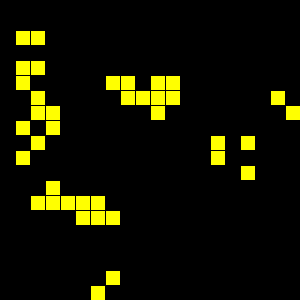
Frame 1 (no input)
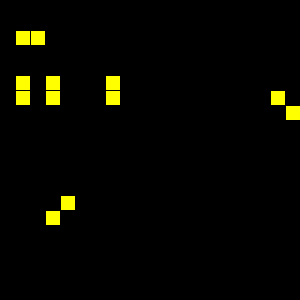
Frame 60 (the mouse pressed at the canvas centre just before this capture)
Frame 120 (the mouse held since frame 60 and released just before this capture): identical to frame 60, image omitted

The Processing sketch that drew these frames (run headless with seeded random() and noise(); from frame 60 on, the mouse is pressed at the canvas centre):

// Processing sketch: conway
// ── conway.pde
class Agent {
  int state, next_state;
  
  Agent() {
    if (random(1.0) < 0.1) {
      state = 1;
    } else {
      state = 0;
    }
  }
  
  void step(int ns) {
    next_state = state;
    if (state == 0 && ns == 3) {
      next_state = 1;
    } else {
      if (state == 1 && (ns < 2 || ns > 3)) {
        next_state = 0;
      }
    }
  }
  
  void advance() {
    state = next_state;
  }
  
  void draw(int i, int j) {
    if (state == 0) {
      fill(color(0,0,0));
    } else {
      fill(color(255,255,0));
    }
    
    rect(i * width/20, j * height/20, width/20, height/20);
  }
}



Agent a[][];

void setup() {
  size(300,300);
  
  a = new Agent[20][20];
  
  for (int i = 0; i < 20; i++) {
    for (int j = 0; j < 20; j++) {
      a[i][j] = new Agent();
    }
  }
  
}

void draw() {
  background(204);
  
  for (int i = 0; i < 20; i++) {
    for (int j = 0; j < 20; j++) {
      int ns = 0;
      
      // count neighbors in Moore neighborhood
      for (int k = -1;k <= 1; k++) {
        for (int l = -1; l <= 1; l++) {
          // check that we are in bounds
          if (i+k >= 0 && i+k < 20 && j+l >= 0 && j+l < 20) {
            
            // count neighbors that are on
            if (a[i+k][j+l].state == 1) {
              ns = ns + 1;
            }
          }
        }
      }
      
      a[i][j].step(ns);
    }
  }
  
  for (int i = 0; i < 20; i++) {
    for (int j = 0; j < 20; j++) {
      a[i][j].advance();
    }
  }
  
  for (int i = 0; i < 20; i++) {
    for (int j = 0; j < 20; j++) {
      a[i][j].draw(i,j);
    }
  }
}
